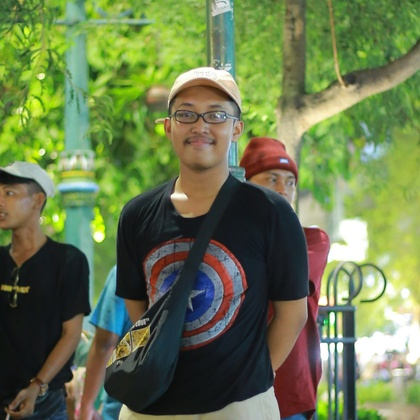
%> input picture Assignment-1/original.jpg, 420 x 420 px, shrunk from 1357 x 1357 before the run
$ octave histogram.m   (GNU Octave 9; MATLAB toolbox functions it lacks are replaced by stand-ins)
%> lines starting %> are read from the running program, lines starting %| are printed output that depends on the picture
clear;clc;close all;

img=imread('original.jpg');
%> img is the input picture: size 420x420x3 uint8; mean R, G, B 107.5, 122.5, 78.7

[rows, columns, numberOfColorChannels] = size(img);
%> rows = 420; columns = 420; numberOfColorChannels = 3

redFormatImage=img(:,:,1);
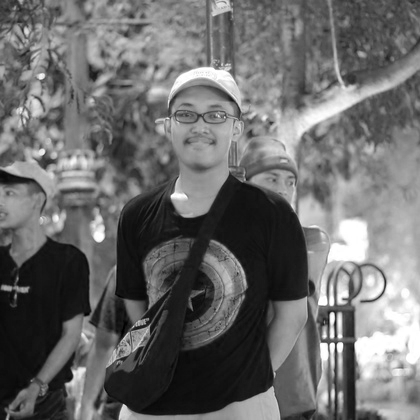
%> redFormatImage: size 420x420 uint8; min 0, max 255, mean 107.5
greenFormatImage=img(:,:,2);
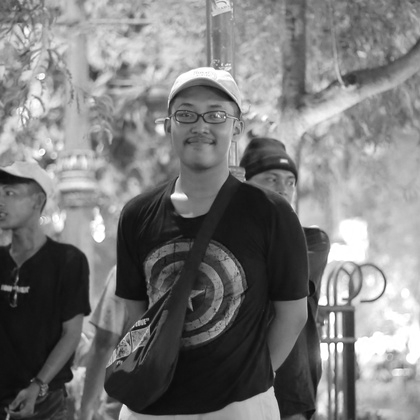
%> greenFormatImage: size 420x420 uint8; min 10, max 255, mean 122.5
blueFormatImage=img(:,:,3);
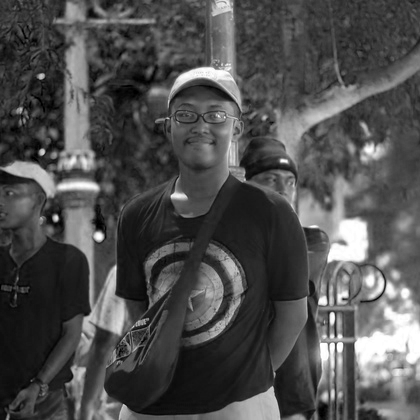
%> blueFormatImage: size 420x420 uint8; min 0, max 255, mean 78.7

xAxis = 1:256;
histRed = zeros(1,256);
histGreen = zeros(1,256);
histBlue = zeros(1, 256);

for i=1:rows
    for j=1:columns
        histRed(redFormatImage(i,j) + 1) = histRed(redFormatImage(i,j) + 1) + 1;
        histGreen(greenFormatImage(i,j) + 1) = histGreen(greenFormatImage(i,j) + 1) + 1;
        histBlue(blueFormatImage(i,j) + 1) = histBlue(blueFormatImage(i,j) + 1) + 1;
    end
end
%> after the loop, histBlue = 256 values, max 2310 at index 27, min 0 at index 256, mean 689.1; histGreen = 256 values, max 3104 at index 255, min 0 at index 1, mean 689.1; histRed = 256 values, max 2803 at index 20, min 0 at index 256, mean 689.1

%figure for displaying histogram of red layer image
figure('name','Red Layer Image Histogram');
tiledlayout(2,1);

%top plot
tiled1 = nexttile;
bar(xAxis, histRed);
xlabel(tiled1,'Grey Level');
ylabel(tiled1, 'Numbers of Color');
title(tiled1,"Manual Version Histogram");

%bottom plot
tiled2 = nexttile;
bar(xAxis, imhist(redFormatImage(:)));
xlabel(tiled2,'Grey Level');
ylabel(tiled2, 'Numbers of Color');
title(tiled2, "Matlab Version Histogram (imhist function)");
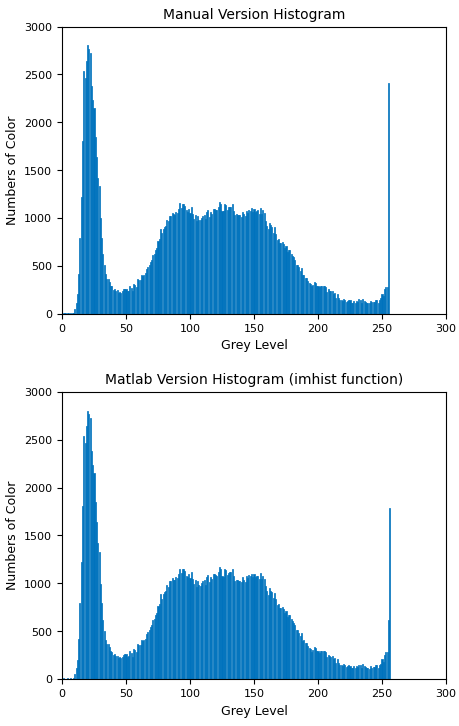
%> figure redrawn from the program's plot data, 2 panels; panel 1: tallest bar 2803 high, from x = 19.6 to 20.4; panel 2: tallest bar 2803 high, from x = 19.6 to 20.4

%figure for displaying histogram of green format image
figure('name','Green Layer Image Histogram');
tiledlayout(2,1);

%top plot
tiled1 = nexttile;
bar(xAxis, histGreen);
xlabel(tiled1,'Grey Level');
ylabel(tiled1, 'Numbers of Color');
title(tiled1,"Manual Version Histogram");

%bottom plot
tiled2 = nexttile;
bar(xAxis, imhist(greenFormatImage(:)));
xlabel(tiled2,'Grey Level');
ylabel(tiled2, 'Numbers of Color');
title(tiled2, "Matlab Version Histogram (imhist function)");
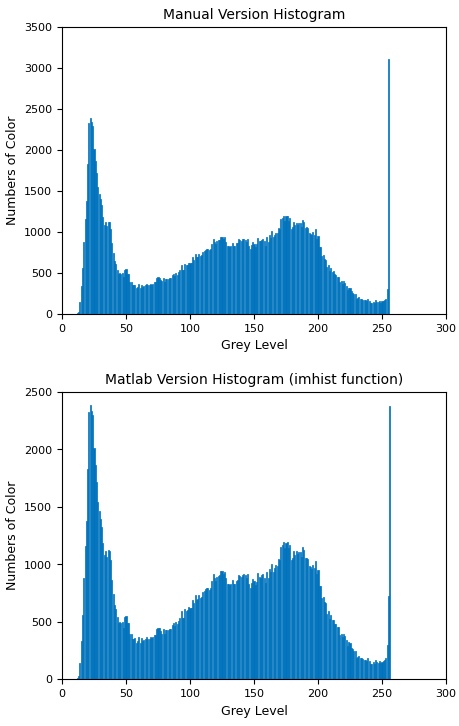
%> figure redrawn from the program's plot data, 2 panels; panel 1: tallest bar 3104 high, from x = 254.6 to 255.4; panel 2: tallest bar 2389 high, from x = 21.6 to 22.4

%figure for displaying histogram of blue format image
figure('name','Blue Layer Image Histogram');
tiledlayout(2,1);

%top plot
tiled1 = nexttile;
bar(xAxis, histBlue);
xlabel(tiled1,'Grey Level');
ylabel(tiled1, 'Numbers of Color');
title(tiled1,"Manual Version Histogram");

%bottom plot
tiled2 = nexttile;
bar(xAxis, imhist(blueFormatImage(:)));
xlabel(tiled2,'Grey Level');
ylabel(tiled2, 'Numbers of Color');
title(tiled2, "Matlab Version Histogram (imhist function)");
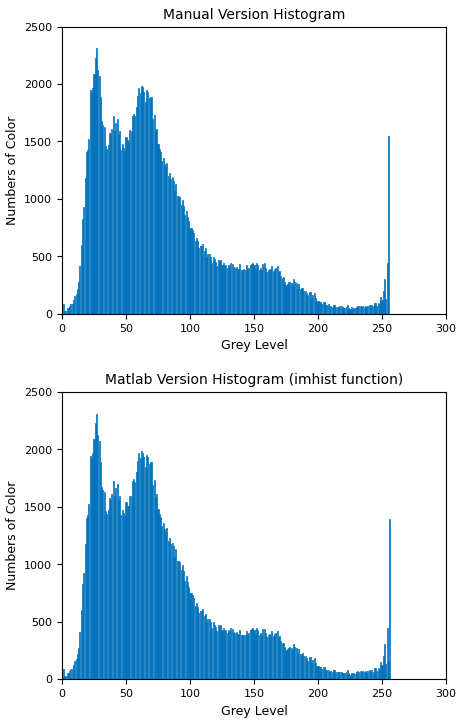
%> figure redrawn from the program's plot data, 2 panels; panel 1: tallest bar 2310 high, from x = 26.6 to 27.4; panel 2: tallest bar 2310 high, from x = 26.6 to 27.4
